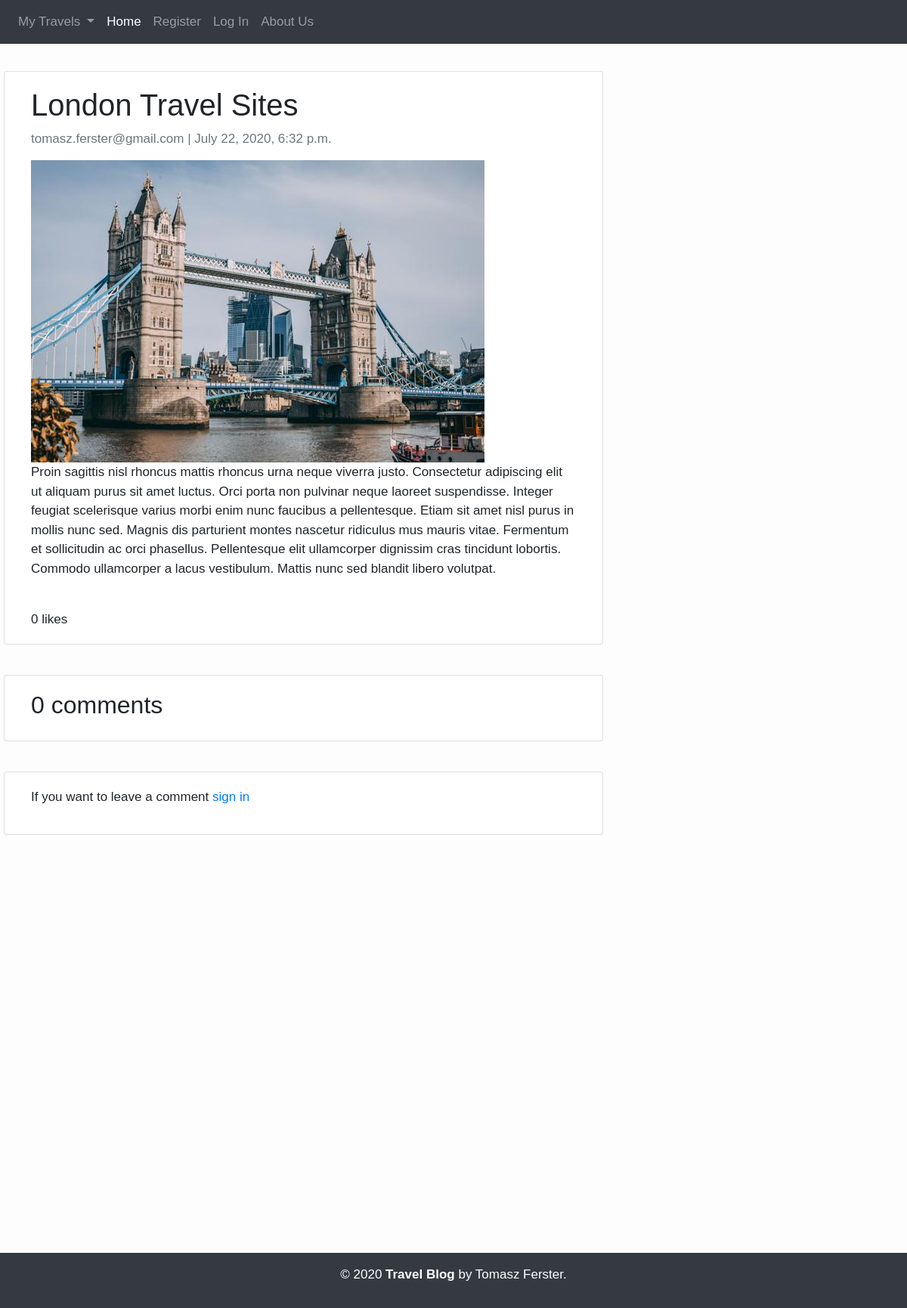
Page /8 on the earlier database version.
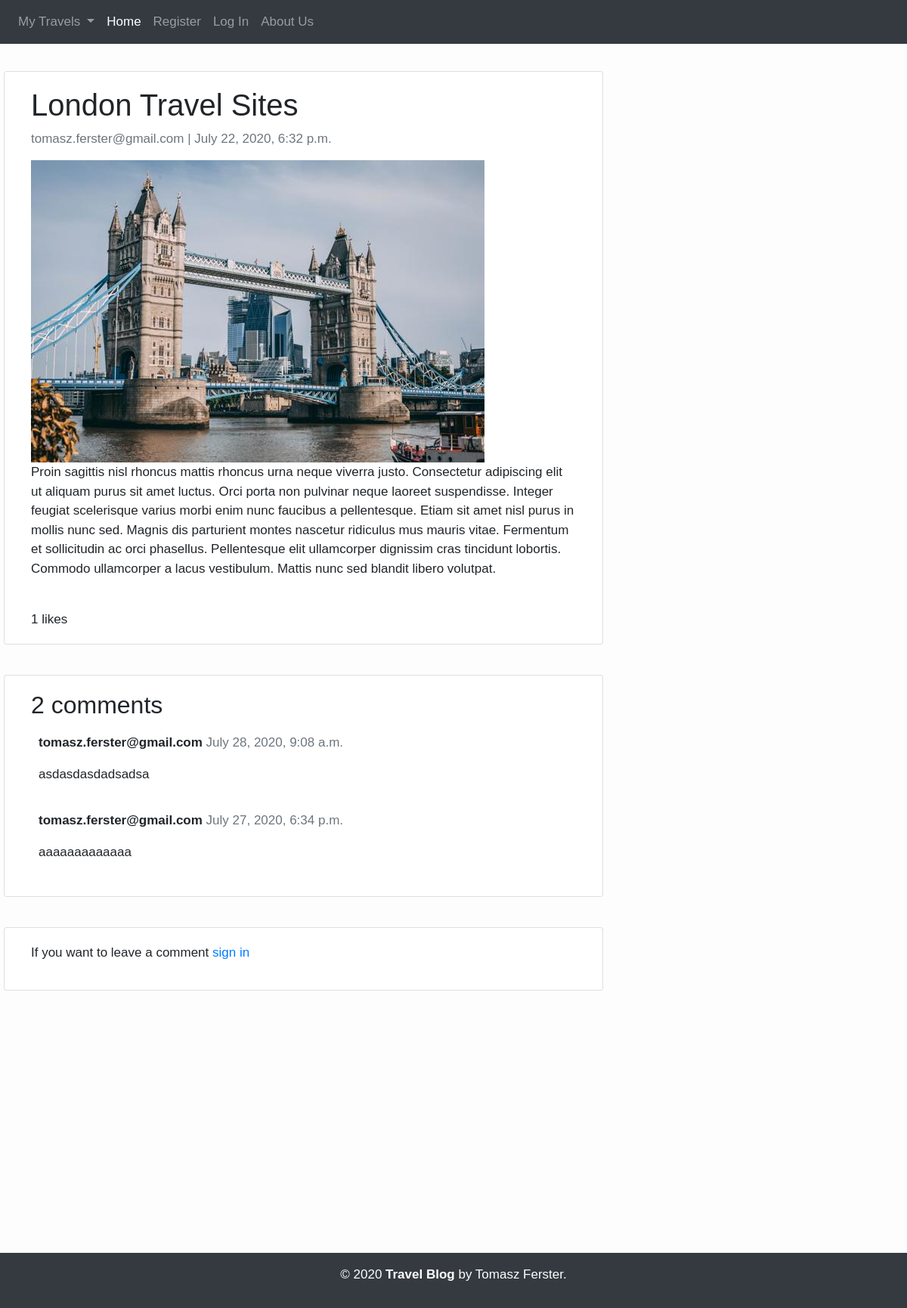
Same page on the later database version.
### main/models.py (models this page shows, shortened)
class Post(models.Model):
    post_category = models.ForeignKey(PostCategory, on_delete=models.CASCADE, related_name='posts')
    author = models.ForeignKey(Account, on_delete=models.CASCADE, related_name='blog_posts')  # related_name is used to make it User.blog_posts instead of User.post_set
    title = models.CharField(max_length=25)
    date_published = models.DateTimeField(auto_now_add=True)
    date_modified = models.DateTimeField(auto_now=True)
    image = models.ImageField(upload_to='post_images', blank=False, null=False)
    content = models.TextField(blank=False, null=False)
    likes  = models.ManyToManyField(Account, related_name='likes', blank=True)
    class Meta:
        verbose_name_plural = 'Posts'
        ordering = ['-date_published']
    def total_likes(self):
        return self.likes.count()

class PostComment(models.Model):
    user                = models.ForeignKey(Account, on_delete=models.CASCADE)
    post                = models.ForeignKey(Post, on_delete=models.CASCADE, related_name='comments')
    comment_date        = models.DateTimeField(auto_now_add=True)
    comment_text        = models.TextField(max_length=150)
    active              = models.BooleanField(default=False)
    class Meta:
        ordering = ['-comment_date']

### account/models.py (models this page shows, shortened)
class Account(AbstractBaseUser):
    email           = models.EmailField(max_length=50, unique=True)
    username        = models.CharField(max_length=50, unique=True)
    date_joined     = models.DateTimeField(auto_now_add=True)
    last_login      = models.DateTimeField(auto_now=True)
    is_admin        = models.BooleanField(default=False)
    is_active       = models.BooleanField(default=True)
    is_staff        = models.BooleanField(default=False)
    is_superuser    = models.BooleanField(default=False)
    USERNAME_FIELD = 'email'                # use email instead of username
    REQUIRED_FIELDS = ['username']          # besides email, username will be required
    objects = MyAccountManager()
    def __str__(self):
        return self.email

### main/views.py (the view, shortened to what this page needs)
# urls.py: path('<int:pk>', views.PostDetailView.as_view(), name='post-detail'),
class PostDetailView(PostLikeAndComment, FormMixin, DetailView):
    queryset = Post.objects.all()
    context_object_name = 'post'
    template_name = 'main/post_detail.html'
    form_class = CommentForm
    def get_context_data(self, *args, **kwargs):
        context = super(PostDetailView, self).get_context_data(*args, **kwargs)
        context['comment_form'] = CommentForm()
        context['comments'] = self.object.comments.filter(active=True)
        context['liked'] = self.object.likes.filter(pk=self.request.user.pk)
        return context

### main/context_processors.py (called while the page is built)
def post_categories(request):
    categories = PostCategory.objects.all()
    return {"categories": categories}

### main/models.py (called while the page is built)
    def get_absolute_url(self):
        return reverse("main:post-sort", kwargs={"single_slug": self.slug})

### main/templates/main/post_detail.html (shortened to what this page needs)
{% extends 'base.html' %}
{% load crispy_forms_tags %}
{% block content %}
<div class="row">
  <div class="col-md-8 card mb-4 mt-3 left top">
    <div class="card-body">
      <h1>{% block title %} {{ post.title }} {% endblock title %}</h1>
      <p class=" text-muted">{{ post.author }} | {{ post.date_published }}
        </p>
      <img src="{{post.image.url}}">
      <p class="card-text ">{{ post.content | safe }}</p>
      {% if user.is_authenticated %}
        {% if post.author == request.user or request.user.is_admin %}
        <a href="{% url 'main:post-delete' post.id %}">Delete this post</a>
        <a href="{% url 'main:post-update' post.id %}">Update this post</a>
        {% endif %}
        {% if liked %}
        <form action="{% url 'main:post-like' post.id %}" method="POST">{% csrf_token %}
          <button type="submit" name="dislike" class="btn btn-danger">Dislike</button> - {{post.total_likes}} likes
        </form>
        {% else %}
        <form action="{% url 'main:post-like' post.id %}" method="POST">{% csrf_token %}
          <button type="submit" name="like" class="btn btn-success">Like</button> - {{post.total_likes}} likes
        </form>
        {% endif %}
      {% else %}
        <br>
        {{post.total_likes}} likes
      {% endif %}
    </div>
  </div>
  <div class="col-md-8 card mb-4  mt-3 ">
    <div class="card-body">
      <h2>{{ comments.count }} comments</h2>
      {% for comment in comments %}
      <div class="comments" style="padding: 10px;">
        <p class="font-weight-bold">
          {{ comment.user }}
          <span class=" text-muted font-weight-normal">{{ comment.comment_date }}</span></p>
        {{ comment.comment_text | linebreaks }}
      </div>
      {% endfor %}
    </div>
  </div>
  {% if user.is_authenticated %}
  <div class="col-md-8 card mb-4  mt-3 ">
    <div class="card-body">
      {% if new_comment %}
      <div class="alert alert-success" role="alert">
        Your comment is awaiting moderation
      </div>
      {% else %}
      <h3>Leave a comment</h3>
      <form method="POST">{% csrf_token %}
        {{ comment_form | crispy}}
        <button type="submit" class="btn btn-primary">Submit</button>
      </form>
      {% endif %}
    </div>
  </div>
  {% else %}
  <div class="col-md-8 card mb-4  mt-3 ">
    <div class="card-body">
      <p>If you want to leave a comment <a href="{% url 'account:login' %}">sign in</a></p>
    </div>
  </div>
  {% endif %}
</div>
{% endblock content %}

Differences in the rows shown:
computed for Post "London Travel Sites": total_likes "0" → "1"
added PostComment: user "tomasz.ferster@gmail.com", comment_date "July 28, 2020, 9:08 a.m.", comment_text "asdasdasdadsadsa"
added PostComment: user "tomasz.ferster@gmail.com", comment_date "July 27, 2020, 6:34 p.m.", comment_text "aaaaaaaaaaaaa"
Other differences:
{{ comments.count }}: "0" → "2"
